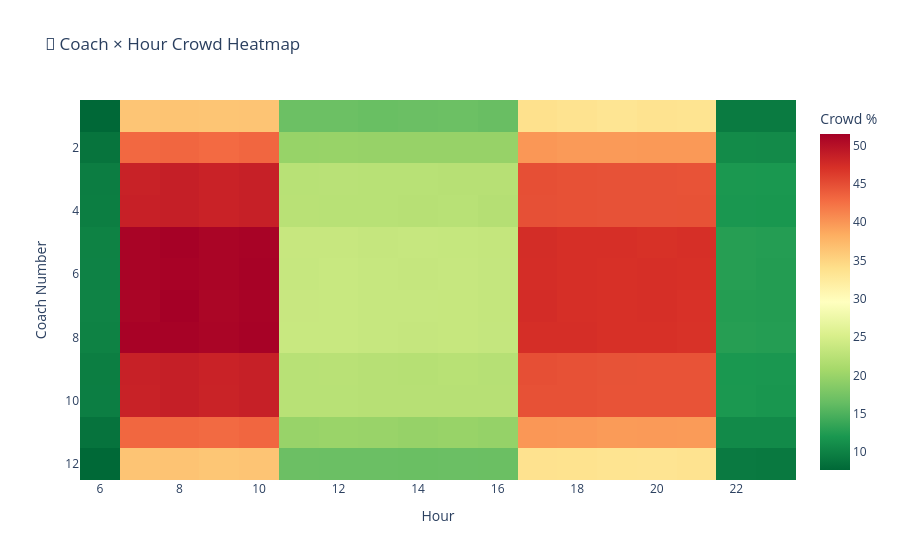

This figure's notebook cell:
### Code cell
# --- GRAPH 3: Coach Heatmap ---
coach_hour = df.groupby(['coach_number', 'hour'])[
    'crowd_percent'].mean().reset_index()
coach_pivot = coach_hour.pivot(
    index='coach_number',
    columns='hour',
    values='crowd_percent'
)

fig3 = px.imshow(
    coach_pivot,
    title='🚃 Coach × Hour Crowd Heatmap',
    labels=dict(x='Hour', y='Coach Number',
                color='Crowd %'),
    color_continuous_scale='RdYlGn_r',
    aspect='auto'
)
fig3.show()
print("✅ Graph 3 Done : Coach Heatmap")

### Figure 1 — Plotly figure (JSON) as saved in the notebook; plotly's stock layout.template omitted (floating-point values rounded to 4 significant figures; data arrays with more than 128 entries replaced by an {"elided": "..."} marker saying what was removed)
{"data": [{"coloraxis": "coloraxis", "hovertemplate": "Hour: %{x}<br>Coach Number: %{y}<br>Crowd %: %{z}<extra></extra>", "name": "0", "type": "heatmap", "x": [6, 7, 8, 9, 10, 11, 12, 13, 14, 15, 16, 17, 18, 19, 20, 21, 22, 23], "xaxis": "x", "y": [1, 2, 3, 4, 5, 6, 7, 8, 9, 10, 11, 12], "yaxis": "y", "z": {"elided": "12x18 float values"}}], "layout": {"coloraxis": {"colorbar": {"title": {"text": "Crowd %"}}, "colorscale": [[0, "rgb(0,104,55)"], [0.1, "rgb(26,152,80)"], [0.2, "rgb(102,189,99)"], [0.3, "rgb(166,217,106)"], [0.4, "rgb(217,239,139)"], [0.5, "rgb(255,255,191)"], [0.6, "rgb(254,224,139)"], [0.7, "rgb(253,174,97)"], [0.8, "rgb(244,109,67)"], [0.9, "rgb(215,48,39)"], [1, "rgb(165,0,38)"]]}, "title": {"text": "🚃 Coach × Hour Crowd Heatmap"}, "xaxis": {"anchor": "y", "domain": [0, 1], "title": {"text": "Hour"}}, "yaxis": {"anchor": "x", "autorange": "reversed", "domain": [0, 1], "title": {"text": "Coach Number"}}}}
